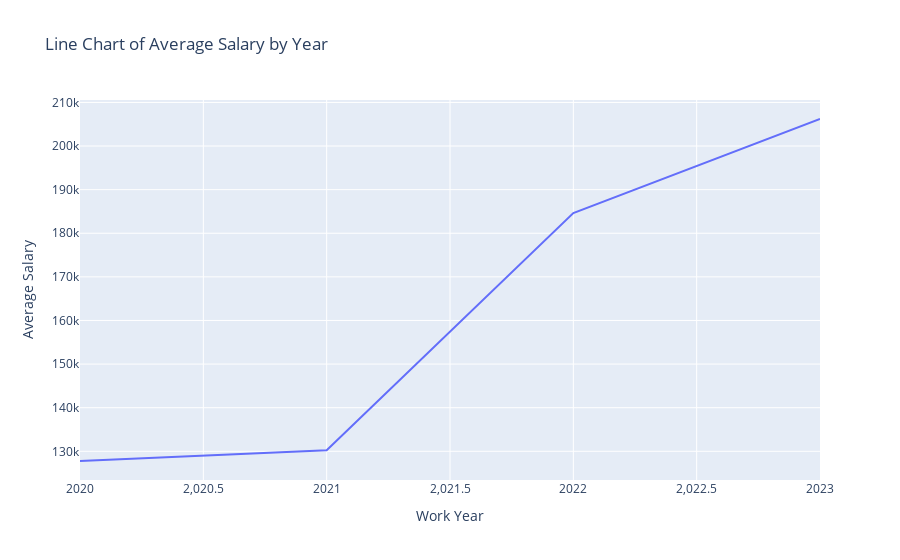

Notebook cell for this chart:
### Markdown cell above
Average salary was examined across work years to identify overall compensation trends and potential industry growth.

### Code cell
avg_salary_by_year = updated_salaries.groupby('work_year')['salary_in_cad'].mean().to_frame()
avg_salary_by_year = avg_salary_by_year.rename(columns={'salary_in_cad': 'mean_salary'}).reset_index()
avg_salary_by_year

salary_by_year_line_chart = px.line(
  avg_salary_by_year,
  x='work_year',
  y='mean_salary',
  title='Line Chart of Average Salary by Year',
  labels={'mean_salary': 'Average Salary', 'work_year': 'Work Year'})

salary_by_year_line_chart.show()

### Figure 1 — Plotly figure (JSON) as saved in the notebook; plotly's stock layout.template omitted (floating-point values rounded to 4 significant figures)
{"data": [{"hovertemplate": "Work Year=%{x}<br>Average Salary=%{y}<extra></extra>", "legendgroup": "", "line": {"color": "#636efa", "dash": "solid"}, "marker": {"symbol": "circle"}, "mode": "lines", "name": "", "orientation": "v", "showlegend": false, "type": "scatter", "x": [2020, 2021, 2022, 2023], "xaxis": "x", "y": [127800.0, 130200.0, 184600.0, 206200.0], "yaxis": "y"}], "layout": {"legend": {"tracegroupgap": 0}, "title": {"text": "Line Chart of Average Salary by Year"}, "xaxis": {"anchor": "y", "domain": [0, 1], "title": {"text": "Work Year"}}, "yaxis": {"anchor": "x", "domain": [0, 1], "title": {"text": "Average Salary"}}}}
